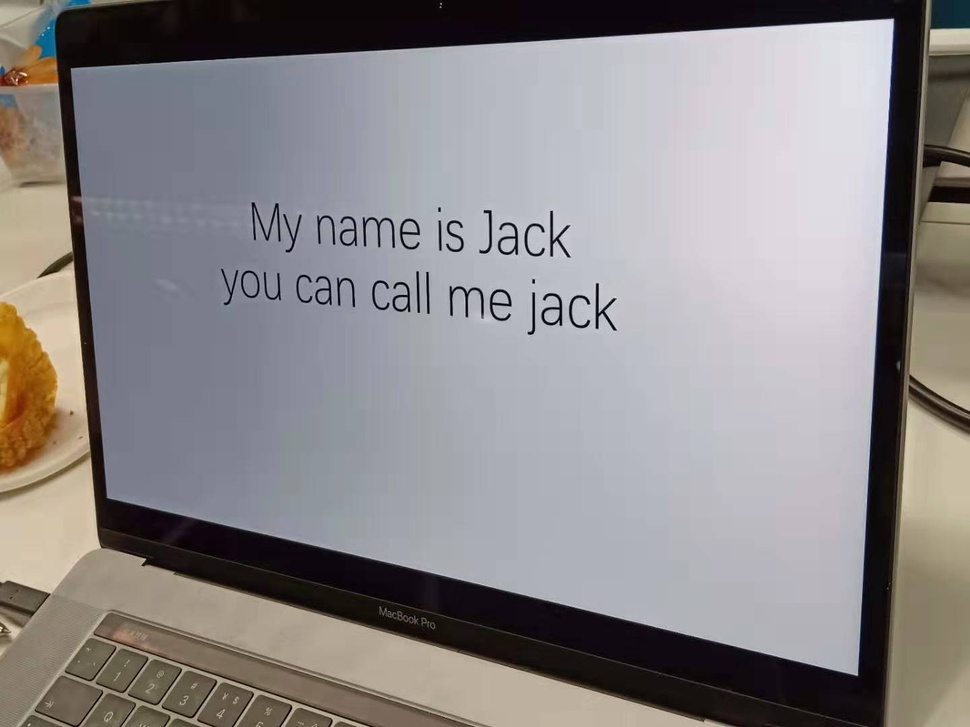
#> input picture Wechat2.jpeg, 970 x 727 px, shrunk from 1440 x 1080 before the run, given in place of Wechat2.jpg, which was not available
$ python Test.py
#> lines starting #> are read from the running program, lines starting #| are printed output that depends on the picture; after the words box and inside, x2 and y2 are one past the last pixel; in counts of white or black regions, pixels touching at a corner belong together; long printed decimals are rounded; pictures that were not available may be replaced by others from this repository, and a replacement may not be noted
import cv2
import numpy as np
import math

def fourier_demo():
    #1、灰度化读取文件，
    img = cv2.imread('Wechat2.jpg',0)
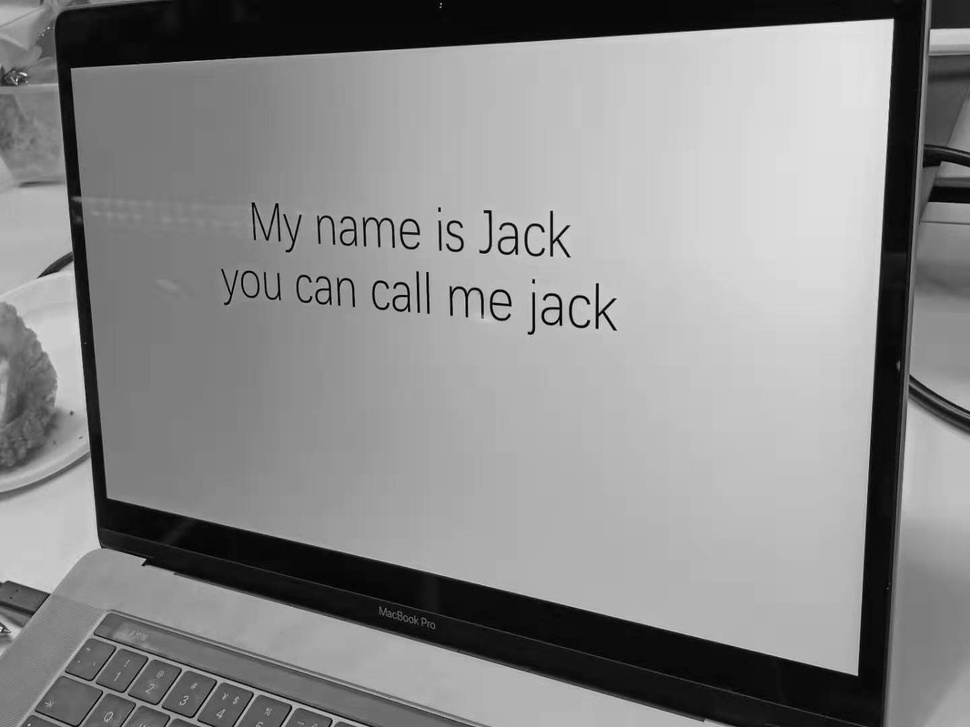
#> img: shape (727, 970); min 0, max 248, mean 137.7

    #2、图像延扩
    h, w = img.shape[:2]
#> h = 727; w = 970
    new_h = cv2.getOptimalDFTSize(h)
#> new_h = 729
    new_w = cv2.getOptimalDFTSize(w)
#> new_w = 972
    right = new_w - w
#> right = 2
    bottom = new_h - h
#> bottom = 2
    nimg = cv2.copyMakeBorder(img, 0, bottom, 0, right, borderType=cv2.BORDER_CONSTANT, value=0)
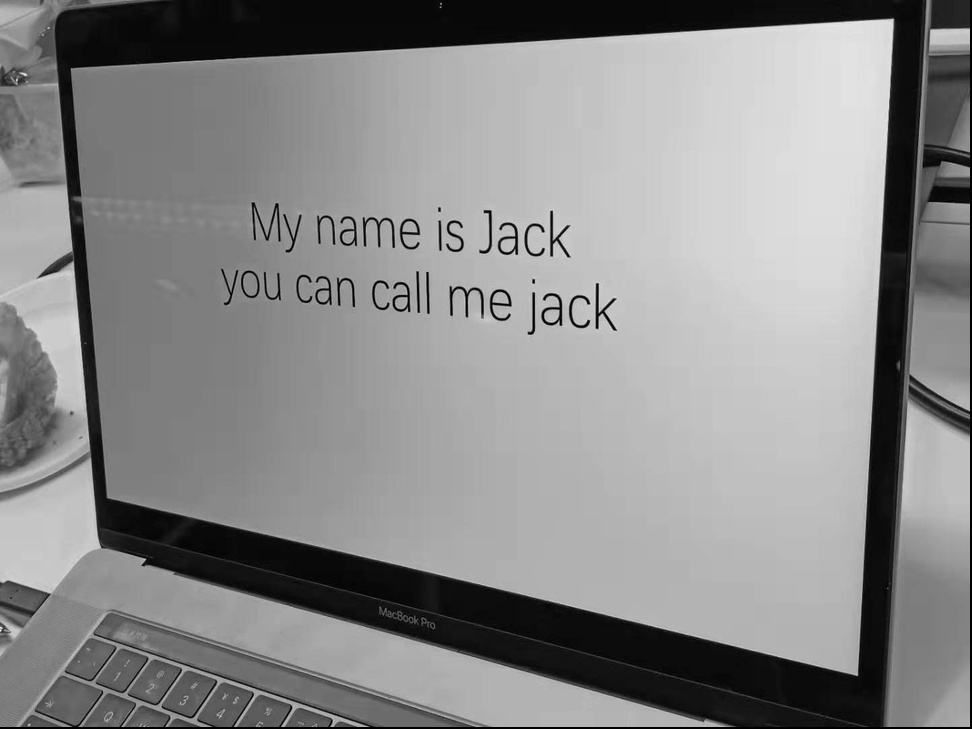
#> nimg: shape (729, 972); min 0, max 248, mean 137
    cv2.imshow('new image', nimg)

    #3、执行傅里叶变换，并过得频域图像
    f = np.fft.fft2(nimg)
    fshift = np.fft.fftshift(f)
    magnitude = np.log(np.abs(fshift))
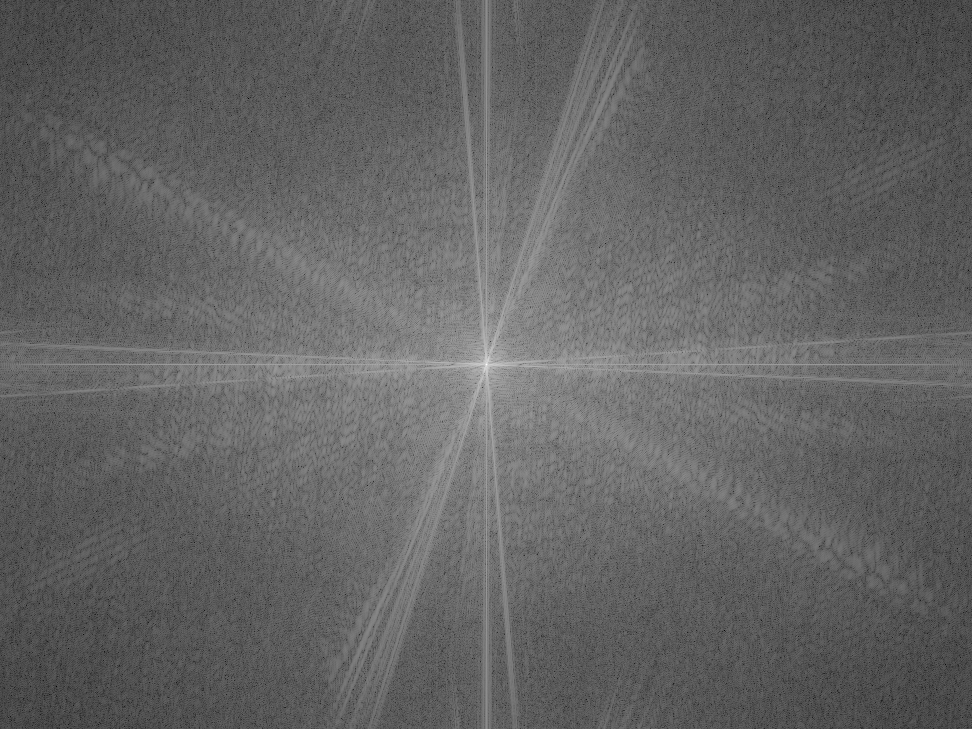
#> magnitude: shape (729, 972) float64; min 1.17, max 18.39, mean 7.9; drawn with min black and max white


    #二值化
    magnitude_uint = magnitude.astype(np.uint8)
    ret, thresh = cv2.threshold(magnitude_uint, 11, 255, cv2.THRESH_BINARY)
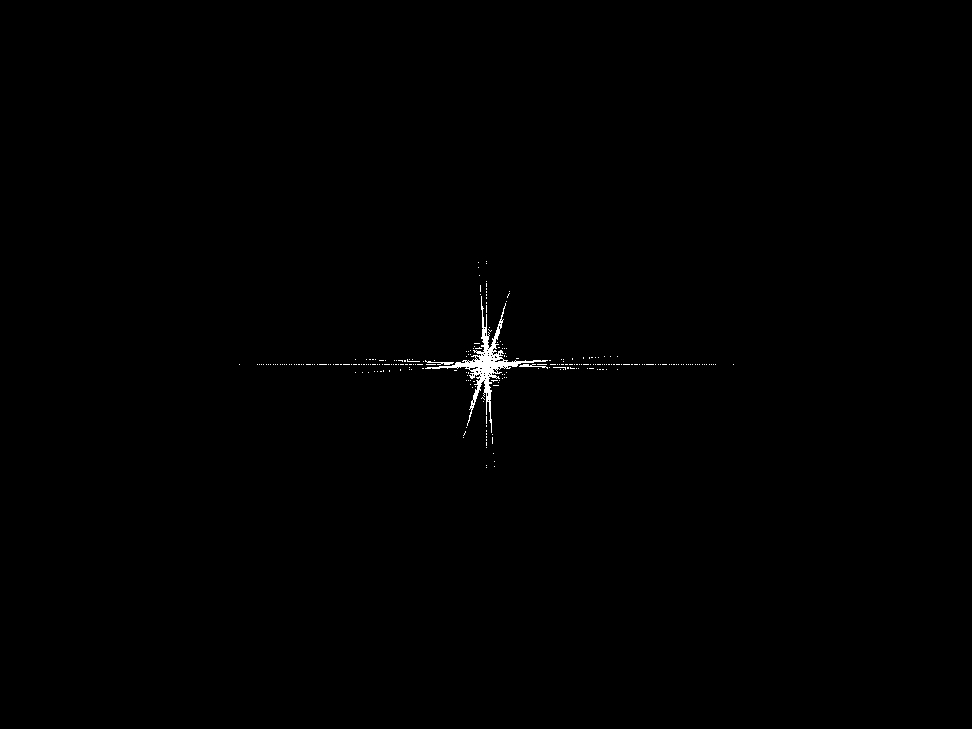
#> thresh: shape (729, 972); 0.33% white; 257 white regions (254 under 20 px), largest, box (x1, y1, x2, y2) and area: (425, 296, 548, 433) 1675, (425, 360, 454, 365) 54, (519, 364, 548, 369) 54
    print(ret)

    cv2.imshow('thresh', thresh)
    print(thresh.dtype)
#| uint8
    #霍夫直线变换
    lines = cv2.HoughLinesP(thresh, 2, np.pi/180, 30, minLineLength=40, maxLineGap=100)
#> lines = 26 rows, first 6: [441, 363, 520, 363], [335, 364, 593, 368], [482, 306, 493, 453], [402, 361, 563, 361], [409, 364, 545, 366], [469, 409, 503, 319]
    print(len(lines))
#| 26

    #创建一个新图像，标注直线
    lineimg = np.ones(nimg.shape,dtype=np.uint8)
    lineimg = lineimg * 255

    piThresh = np.pi/180
    pi2 = np.pi/2
    print(piThresh)

    for line in lines:
        x1, y1, x2, y2 = line[0]
        cv2.line(lineimg, (x1, y1), (x2, y2), (0, 255, 0), 2)
        if x2 - x1 == 0:
            continue
        else:
            theta = (y2 - y1) / (x2 - x1)
        if abs(theta) < piThresh or abs(theta - pi2) < piThresh:
            continue
        else:
            print(theta)
#> this loop made 26 passes
#> (x1, y1, x2, y2, theta) on passes 1 to 12: (441, 363, 520, 363, 0), (335, 364, 593, 368, 0.0155), (482, 306, 493, 453, 13.36), (402, 361, 563, 361, 0), (409, 364, 545, 366, 0.0147), (469, 409, 503, 319, -2.65), (478, 262, 486, 421, 19.88), (422, 368, 499, 369, 0.013), (427, 362, 533, 362, 0), (466, 356, 572, 359, 0.0283), (463, 435, 509, 291, -3.13), (486, 314, 491, 391, 15.4)
#> (x1, y1, x2, y2) on pass 22: (486, 467, 486, 261)
#| 13.364
#| -2.647
#| 19.875
#| 0.0283
#| -3.130
#| 15.4
#| 15.0
#| -0.05128
#> (further printed lines are left out)
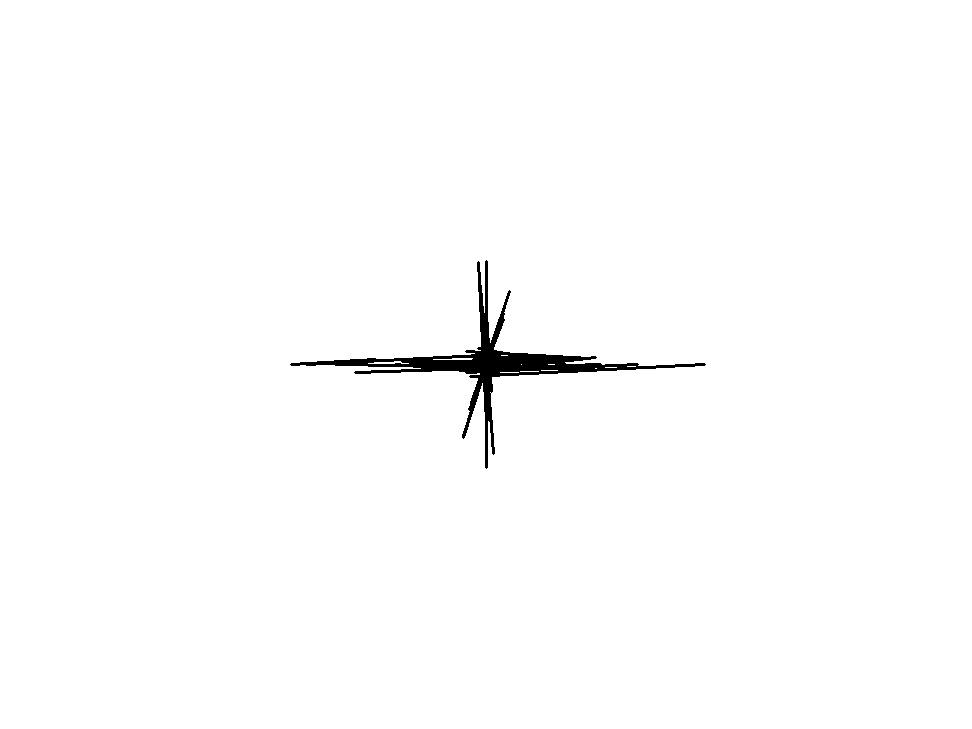
#> lineimg: shape (729, 972); 99.1% white; 1 black region, box (x1, y1, x2, y2) and area: (290, 260, 706, 469) 6513

    angle = math.atan(theta)
#> angle = -0.116
    print(angle)
#| -0.1156
    angle = angle * (180 / np.pi)
#> angle = -6.62
    print(angle)
#| -6.621
    angle = (angle - 90)/(w/h)
#> angle = -72.42
    print(angle)
#| -72.416

    center = (w//2, h//2)
#> center = (485, 363)
    M = cv2.getRotationMatrix2D(center, angle, 1.0)
#> M = [[0.302, -0.953, 684.5], [0.953, 0.302, -209]]
    rotated = cv2.warpAffine(img, M, (w, h), flags=cv2.INTER_CUBIC, borderMode=cv2.BORDER_REPLICATE)
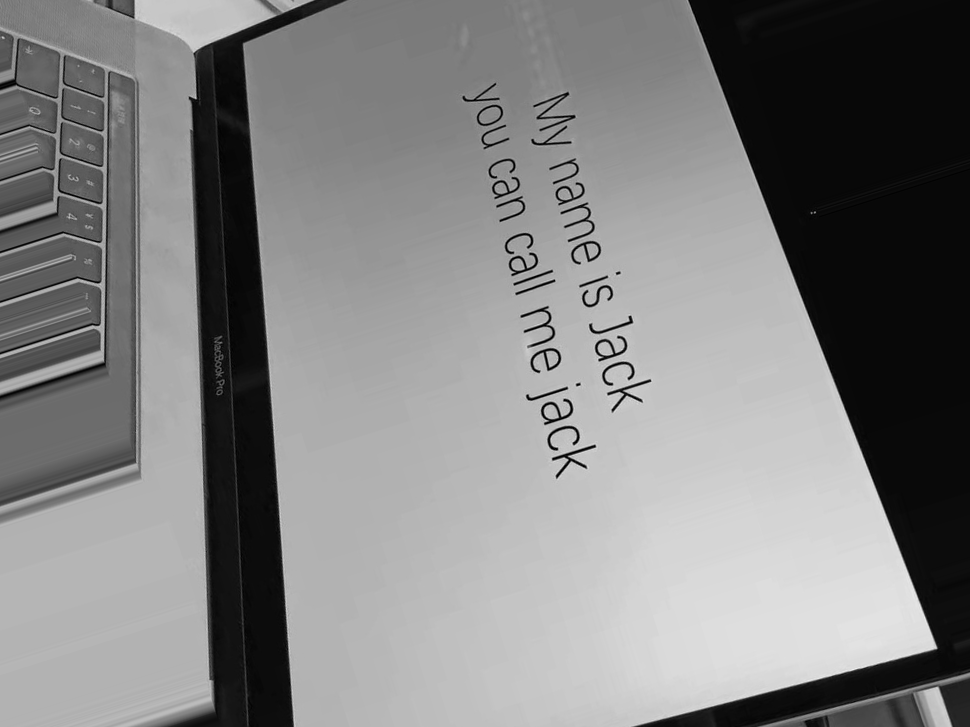
#> rotated: shape (727, 970); min 0, max 238, mean 129.5
    cv2.imshow('line image', lineimg)
    cv2.imshow('rotated', rotated)

fourier_demo()
cv2.waitKey(0)
cv2.destroyAllWindows()

$ run again, with Wechat3.jpeg copied over Wechat2.jpeg
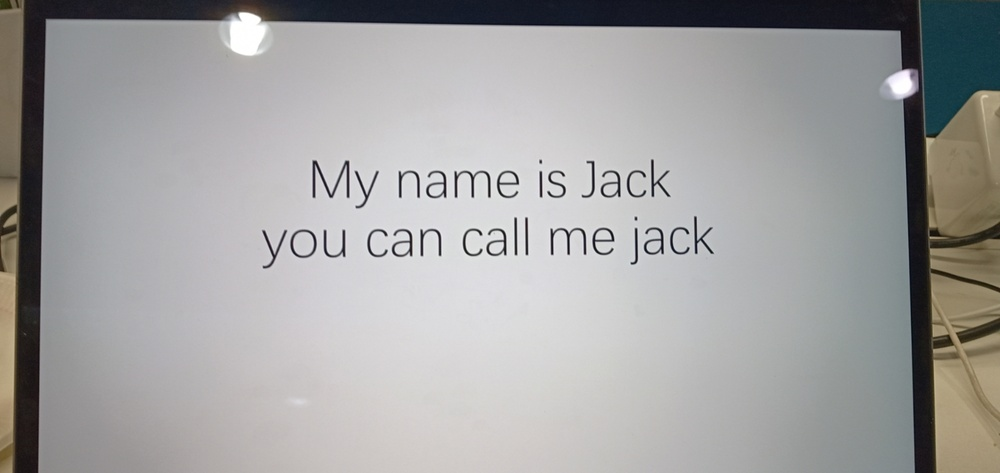
#> input picture Wechat3.jpeg, 1000 x 473 px, shrunk from 1920 x 909 before the run, given in place of Wechat2.jpg, which was not available
#> in fourier_demo, `ret, thresh = cv2.threshold(magnitude_uint, 11, 255, cv2.THRESH_BINARY)`:
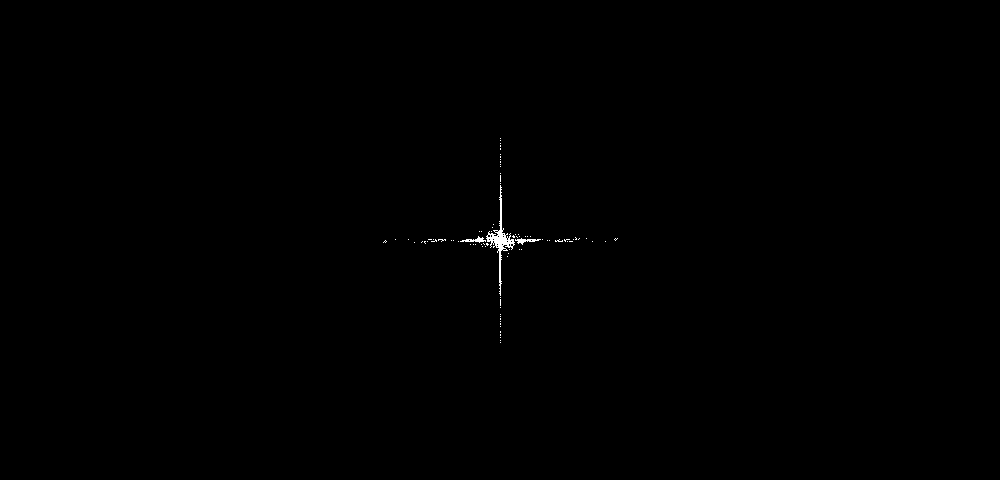
#> thresh: shape (480, 1000); 0.17% white in thin lines or dots, all inside (x1, y1, x2, y2) = (383, 138, 618, 343)
#| uint8
#> lines = [[500, 342, 500, 138], [395, 239, 616, 239], [414, 242, 565, 240], [479, 242, 617, 238], [478, 236, 530, 236], [425, 243, 522, 243], [491, 246, 572, 241], [477, 238, 517, 237], [432, 241, 512, 246], [501, 187, 502, 249]]
#| 10
#> the loop in fourier_demo, `for line in lines:` made 10 passes
#> (x1, y1, x2, y2, theta) on passes 2 to 9: (395, 239, 616, 239, 0), (414, 242, 565, 240, -0.0132), (479, 242, 617, 238, -0.029), (478, 236, 530, 236, 0), (425, 243, 522, 243, 0), (491, 246, 572, 241, -0.0617), (477, 238, 517, 237, -0.025), (432, 241, 512, 246, 0.0625)
#> (printed output is left out)
#> in fourier_demo, `angle = math.atan(theta)`: angle = 1.55
#| 1.555
#> in fourier_demo, `angle = angle * (180 / np.pi)`: angle = 89.08
#| 89.076
#> in fourier_demo, `angle = (angle - 90)/(w/h)`: angle = -0.437
#| -0.4371
#> M = [[1, -0.00763, 1.81], [0.00763, 1, -3.81]]
#> in fourier_demo, `rotated = cv2.warpAffine(img, M, (w, h), flags=cv2.INTER_CUBIC, border..`:
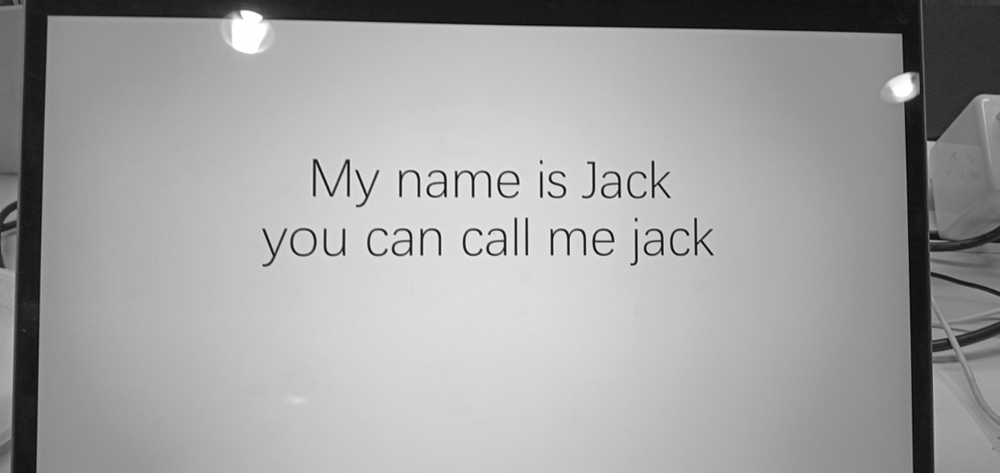
#> rotated: shape (473, 1000); min 4, max 255, mean 161.8
